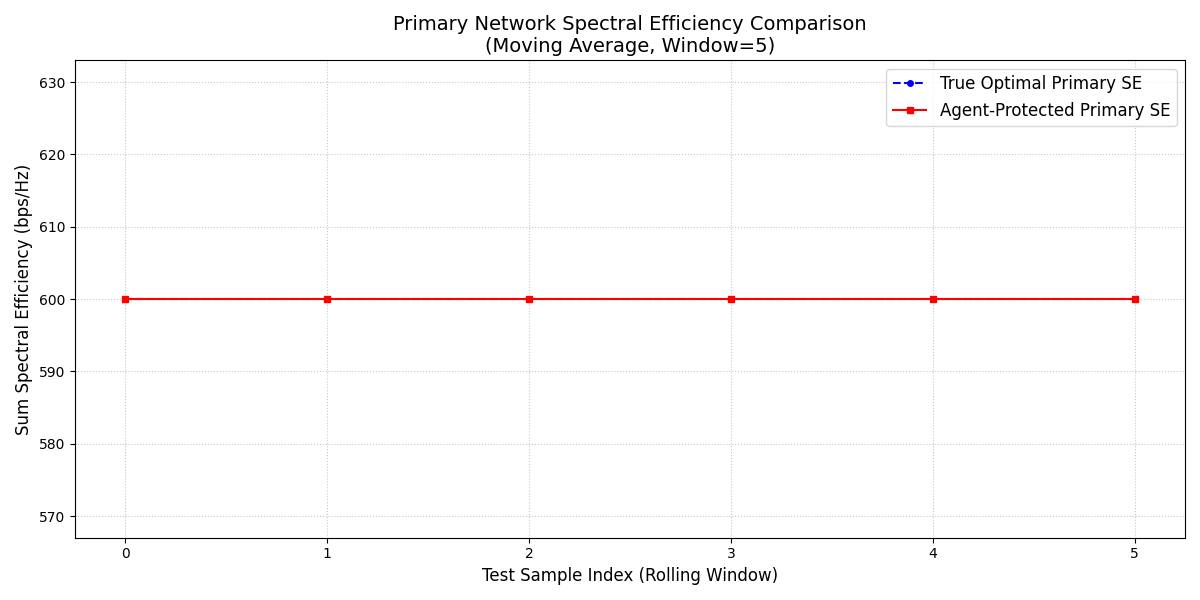

The script that saved this image:
import matplotlib.pyplot as plt
import random
import numpy as np
from langchain.tools import tool
from langchain.chat_models import init_chat_model
from langchain.messages import AnyMessage
from typing_extensions import TypedDict, Annotated
import operator
from langchain.messages import SystemMessage
from pydantic import BaseModel, Field
import os
from langsmith import Client
from typing import List, Dict, Any, Optional, TypedDict, Literal, Tuple
from pydantic import BaseModel, Field
from langchain_core.messages import HumanMessage, SystemMessage
from langgraph.graph import StateGraph, START, END
from langchain.messages import SystemMessage
from pydantic import BaseModel, Field
from langchain_core.messages import HumanMessage, SystemMessage
from langchain_ollama import ChatOllama
from langchain.chat_models import init_chat_model
import math
from dotenv import load_dotenv

N = 3
M = 3

data = []

f = 2e9
c = 3e8
wave = c / f
scale_factor = 1e8

secondary_I_max = 3000
primary_I_max = 1000
random.seed(11)
<<<<<<< HEAD
=======

>>>>>>> 0b81e17 (fuck)
MCS = [
    (2.0, 15),
    (5.0, 30),
    (9.0, 45),
    (11.0, 60),
    (15.0, 90),
    (18.0, 120),
    (20.0, 150)
]

def get_mcs_threshold(sinr_db):
    """Finds the minimum required SINR (dB) for the current state."""
    target_th = -999
    for th, rate in MCS:
        if sinr_db >= th:
            target_th = th
        else:
            break
    return target_th

def allocate_p2_knapsack_optimal(allowed_p2, direct_h_secondary, cross_h_secondary, P1_dist):
    """
    Distributes allowed_p2 among secondary receivers to maximize aggregate 
    discrete throughput using greedy Knapsack selection.
    """
    M = len(direct_h_secondary)
    P2_dist = [0] * M
    budget = allowed_p2

    # Pre-calculate interference caused by Primary onto each Secondary receiver
    total_p1_interf = [sum(P1_dist) * cross_h_secondary[i] for i in range(M)]

    # Greedy allocation loop
    while budget > 0:
        best_eff = -1.0
        best_user = -1
        best_cost = 0

        for i in range(M):
            # Calculate current SINR in dB
            sinr_lin = (P2_dist[i] * direct_h_secondary[i]) / (1.0 + total_p1_interf[i])
            sinr_db = 10 * math.log10(sinr_lin) if sinr_lin > 0 else -999.0

            # Find current rate and next MCS threshold
            curr_rate = 0
            next_th = None
            next_rate = 0

            for th, rate in MCS:
                if sinr_db >= th:
                    curr_rate = rate
                elif next_th is None:
                    next_th = th
                    next_rate = rate
                    break

            # If an upgrade tier exists, evaluate cost and efficiency
            if next_th is not None:
                target_sinr_lin = 10 ** (next_th / 10.0)
                required_p2 = (target_sinr_lin * (1.0 + total_p1_interf[i])) / direct_h_secondary[i]
                cost = int(math.ceil(required_p2 - P2_dist[i]))

                if 0 < cost <= budget:
                    value = next_rate - curr_rate
                    eff = value / float(cost)

                    if eff > best_eff:
                        best_eff = eff
                        best_user = i
                        best_cost = cost

        # If a valid upgrade user was found, purchase the upgrade
        if best_user != -1:
            P2_dist[best_user] += best_cost
            budget -= best_cost
        else:
            # If remaining budget cannot push ANY user to a higher MCS level,
            # dump the leftover budget into the receiver with the strongest direct channel.
            best_user = max(range(M), key=lambda k: direct_h_secondary[k])
            P2_dist[best_user] += budget
            budget = 0

    return P2_dist

def get_discrete_rate(sinr_linear):
    """Converts linear SINR to dB and maps it to a discrete data rate."""
    if sinr_linear <= 0:
        return 0
    
    sinr_db = 10 * math.log10(sinr_linear)
    
    achieved_rate = 0
    for threshold, rate in MCS:
        if sinr_db >= threshold:
            achieved_rate = rate
        else:
            break
            
    return achieved_rate

def calculate_primary_discrete_rate(P1_vector, P2_vector, direct_h_primary, cross_h_primary):
    """Calculates total Primary Throughput based on discrete MCS levels."""
    total_throughput_mbps = 0
    total_P2 = sum(P2_vector)
    
    for j in range(len(P1_vector)):
        signal = P1_vector[j] * direct_h_primary[j]
        interference_from_secondary = total_P2 * cross_h_primary[j]
        
        # Calculate physical linear SINR
        sinr_linear = signal / (1.0 + interference_from_secondary)
        
        # Map to discrete hardware throughput
        total_throughput_mbps += get_discrete_rate(sinr_linear)
        
    return total_throughput_mbps

def gen_channels(length):
    while len(data) < length:
        primary_transmitter = [50, 50]
        secondary_transmitter = [30, 30]

        # 1. Primary Channels
        position_primary_receiver = []
        direct_h_primary = []
        for i in range(N):
            rp = [random.uniform(10, 90), random.uniform(10, 90)]
            position_primary_receiver.append(rp)
            d = np.sqrt((rp[0]-primary_transmitter[0])**2 + (rp[1]-primary_transmitter[1])**2)
            h = (wave / (4 * np.pi * d))**2
            direct_h_primary.append(int(round(h * scale_factor, 2)))

        # 2. Secondary Channels
        position_secondary_receiver = []
        direct_h_secondary = []
        for i in range(M):
            rs = [random.uniform(10, 50), random.uniform(10, 50)]
            position_secondary_receiver.append(rs)
            d = np.sqrt((rs[0]-secondary_transmitter[0])**2 + (rs[1]-secondary_transmitter[1])**2)
            h = (wave / (4 * np.pi * d))**2
            direct_h_secondary.append(int(round(h * scale_factor, 2)))

        # 3. Cross Channels
        cross_h_primary = []
        for pos in position_primary_receiver:
            d = np.sqrt((pos[0]-secondary_transmitter[0])**2 + (pos[1]-secondary_transmitter[1])**2)
            h = (wave / (4 * np.pi * d))**2
            cross_h_primary.append(int(round(h * scale_factor, 2)))

        cross_h_secondary = []
        for pos in position_secondary_receiver:
            d = np.sqrt((pos[0]-primary_transmitter[0])**2 + (pos[1]-primary_transmitter[1])**2)
            h = (wave / (4 * np.pi * d))**2
            cross_h_secondary.append(int(round(h * scale_factor, 2)))

        # 4. P1 Power Distribution
        allowed_p1 = int(round(secondary_I_max / max(cross_h_secondary)))
        if allowed_p1 < N:
            continue

        inverses = [1.0 / v for v in direct_h_primary]
        sum_inverses = sum(inverses)
        P1_dist = [int(round((inv / sum_inverses) * allowed_p1)) for inv in inverses]

        # 5. Calculate Max Allowed P2 based on Primary MCS Cliffs
        p2_limits = []
        for j in range(N):
            signal = P1_dist[j] * direct_h_primary[j]
            if signal <= 0:
                continue
            
            baseline_sinr_db = 10 * math.log10(signal)
            target_th = get_mcs_threshold(baseline_sinr_db)
            if target_th < 0:
                continue
            
            min_linear_sinr = 10 ** (target_th / 10.0)
            max_interference = (signal / min_linear_sinr) - 1.0
            
            if max_interference > 0 and cross_h_primary[j] > 0:
                p2_limits.append(max_interference / cross_h_primary[j])

        if not p2_limits:
            continue

        allowed_p2 = int(math.floor(min(p2_limits)))
        if allowed_p2 < M:
            continue

        inverses = [1.0 / v for v in direct_h_secondary]
        sum_inverses = sum(inverses)
        P2_dist = [int(round((inv / sum_inverses) * allowed_p2)) for inv in inverses]
        
        data.append([direct_h_primary, direct_h_secondary, cross_h_primary, cross_h_secondary, P1_dist, P2_dist])

    return data

llm = ChatOllama(model="qwen2.5-coder:14b", temperature=0.0)

class GraphState(TypedDict):
    direct_primary_channels: List[int]
    direct_secondary_channels: List[int]
    cross_primary_channels: List[int]
    cross_secondary_channels: List[int]

    P1: List[int]
    P2: List[int]

    primary_critique: str
    secondary_critique: str

    primary_decision: str

    delta_hist: List[int]

    iteration: int

class PrimaryOutput(BaseModel):
    decision: Literal["ACCEPT", "REJECT"] = Field(description="The final decision based strictly on the rules.")
    action: Literal["INCREASE", "DECREASE"] = Field(description="Should the target power be increased or decreased?")
    severity: Literal["HIGH", "MEDIUM", "LOW"] = Field(description="Magnitude of correction needed, independent of direction.")
    critique: str = Field(description="Explicit instructions detailing what to do with the target array.")

def primary(state: GraphState) -> GraphState:
    """
    The primary transmitter evaluates the secondary's proposed power allocation (P2) and provides feedback based on 
    the worst-case MCS margin across all primary receivers.
    """
    total_p2 = sum(state['P2'])
    margins = []
    
    # 1. Calculate the MCS margin for every primary receiver
    for j in range(len(state['P1'])):
        signal = state['P1'][j] * state['direct_primary_channels'][j]
        if signal <= 0:
            continue
            
        # Baseline SINR in dB (when P2 = 0)
        baseline_sinr_db = 10 * math.log10(signal)
        
        # Target MCS cliff threshold for this receiver
        target_th = get_mcs_threshold(baseline_sinr_db)
        if target_th < 0:
            continue
            
        # Actual SINR in dB with current P2 proposal
        interference = total_p2 * state['cross_primary_channels'][j]
        actual_sinr_linear = signal / (1.0 + interference)
        actual_sinr_db = 10 * math.log10(actual_sinr_linear) if actual_sinr_linear > 0 else -999
        
        # Margin: How far above/below the cliff edge are we?
        margin = actual_sinr_db - target_th
        margins.append(margin)

    # 2. Network safety depends on the weakest receiver
    worst_margin = min(margins) if margins else -999.0
    print(f"\n[Primary Evaluator] Worst MCS Margin: {worst_margin:.2f} dB")

    prompt_primary = f"""You are the Central Network Evaluator protecting Primary users' discrete data rates.
    You evaluate the 'Worst MCS Margin' (measured in dB). 
    - A positive Margin means secondary interference is safely absorbed within the MCS step (no data loss).
    - A negative Margin means secondary interference pushed a primary user off their MCS cliff, causing rate loss.
    
    Follow these exact decision bands:
    1. Margin < -3.0 dB: EMERGENCY, severe rate loss. decision=REJECT, action=DECREASE, severity=HIGH.
    2. -3.0 dB <= Margin < -0.5 dB: Noticeable rate drop. decision=REJECT, action=DECREASE, severity=MEDIUM.
    3. -0.5 dB <= Margin < 0.0 dB: Just barely pushed over the cliff edge. decision=REJECT, action=DECREASE, severity=LOW.
    4. 0.0 dB <= Margin <= 2.0 dB: OPTIMAL COOPERATION! Right on the cliff edge with zero rate loss. decision=ACCEPT, severity=LOW.
    5. 2.0 dB < Margin <= 4.0 dB: Below capacity, wasting secondary power budget. decision=REJECT, action=INCREASE, severity=LOW.
    6. Margin > 4.0 dB: Far below capacity, secondary is being overly conservative. decision=REJECT, action=INCREASE, severity=HIGH.

    Your critique must explicitly mention the numeric step range for the matched band so the secondary user knows how to adjust.

    Return JSON matching the schema.
    """

    structured_critic = llm.with_structured_output(PrimaryOutput)
    resp = structured_critic.invoke([
        SystemMessage(content=prompt_primary),
        HumanMessage(content=f"""
        P2 Allocations proposed: {state['P2']}
        Worst Primary MCS Margin: {worst_margin:.2f} dB
        """
        )
    ])

    state['primary_critique'] = resp.critique
    state['primary_decision'] = resp.decision
    state['iteration'] += 1
    
    print(f"[Decision]: {resp.decision} ({resp.severity})")
    print(f"[Critique]: {resp.critique}")

    return state

class SecondaryOutput(BaseModel):
    reasoning: str = Field(description="You provide a brief reasoning before making any decision, expalaining why you will do this.")
    allocation_secondary: List[int] = Field(description="Your allocation for all of your secondary receivers.")

class SecondaryRemainRounds(BaseModel):
    reasoning: str = Field(description="You provide a brief reasoning before making any decision, expalaining why you will do this.")
    step: int = Field(description="The step to add/substract you think that i will hit the best P2.")

def secondary(state:GraphState) -> GraphState:
    """The Secondary Network Optimizer, operating alongside a Primary Network, 
    aims to maximize the Secondary Power (P2) budget without violating the Primary user's discrete MCS data rate.
    """
    if not state['primary_critique']:
        structured_critic = llm.with_structured_output(SecondaryOutput)
        resp = structured_critic.invoke([
            SystemMessage(content=prompt_secondary_allocation),
            HumanMessage(content=f"""Complete thr following allocations depends on the channels:

            If the secondary channels are {state['direct_secondary_channels']}
            Then the Power (P2) allocation are:  
            """
            )
        ])

        print(f"P2 First Round Allocation {resp.allocation_secondary}")
        state['P2'] = resp.allocation_secondary

    else:
        prompt = f"""You are the Secondary Network Optimizer operating alongside a Primary Network.
        Your goal is to find the maximum possible Secondary Power (P2) budget without violating the Primary user's discrete MCS data rate. 
        
        The Primary Evaluator monitors the 'Worst MCS Margin' (in dB). The sweet spot is a margin exactly between 0.0 dB and 2.0 dB. 
        Based on the Primary's critique, you must output an integer `step` to adjust your total P2 power budget.
        
        Use this exact mapping to determine your step size based on the Primary's Margin and Severity:
        
        [DECREASE ACTIONS - Negative Step Values]
        - Severity HIGH (Margin < -3.0 dB): EMERGENCY. You completely jammed the Primary user. 
          Action: Output a large negative step (e.g., -20 to -40).
        - Severity MEDIUM (-3.0 to -0.5 dB): Noticeable rate drop. 
          Action: Output a moderate negative step (e.g., -10 to -15).
        - Severity LOW (-0.5 to 0.0 dB): Just barely pushed over the cliff edge. 
          Action: Output a tiny negative step (e.g., -1 to -5).
          
        [INCREASE ACTIONS - Positive Step Values]
        - Severity LOW (2.0 to 4.0 dB): The primary is safe, and you have a small amount of excess room. 
          Action: Output a small positive step (e.g., +5 to +10).
        - Severity HIGH (Margin > 4.0 dB): The primary has a massive excess margin. You are leaving free throughput on the table. 
          Action: Output a large positive step (e.g., +20 to +40).

        CRITICAL RULES:
        1. Always output a NEGATIVE integer if the action is DECREASE.
        2. Always output a POSITIVE integer if the action is INCREASE.
        3. Review your `delta_hist` to avoid repeating the exact same failed step size. If you are bouncing back and forth over the cliff, cut your step size in half.

        Return JSON matching the schema.
        """

        structured_critic = llm.with_structured_output(SecondaryRemainRounds)
        resp = structured_critic.invoke([
            SystemMessage(content=prompt),
            HumanMessage(content=f"""
            Secondary Current P2 Proposal: {state['P2']}
            Your own step history: {state['delta_hist']}
            Primary decision: {state['primary_decision']}
            Primary critique: {state["primary_critique"]}
            """
            )
        ])

        total_p2 = sum(state['P2'])
        state['delta_hist'].append(resp.step)

        print(f"Delta: {resp.step}")

        P2_new = int(max(1, total_p2 + resp.step))
        inverses = [1.0 / v for v in state['direct_secondary_channels']]
        sum_inverses = sum(inverses)
        state['P2'] = [int(round((inv / sum_inverses) * P2_new)) for inv in inverses]

        print(f"New power after delta: {state['P2']}")

    return state

def build_prompt(train):
    prompt_primary = f"""You are the secondary transmitter in a wireless communication scenario.
    Your job is to allocate a transmission power for each one of your receivers.
    Here is some examples on good allocations based on the channel states:\n
    """
    for i in range(len(train)):
        prompt_primary += f"""
        If the secondary channels are {train[i][1]}
        Then the Power (P2) allocation are: {train[i][5]}    
        """
    
    prompt_primary += "\nReturn JSON matching the schema."

    return prompt_primary

def finalizer(state: GraphState) -> Literal["revise", "finalize"]:
    print("Finalizer...\n")
    if state["iteration"] > 3:
        return "finalize"
    # earsly stop
    if state['primary_decision'] == "ACCEPT":
        return "finalize"

    return "revise"

workflow = StateGraph(GraphState)

workflow.add_node("Primary", primary)
workflow.add_node("Secondary", secondary)

workflow.set_entry_point("Secondary")
workflow.add_edge("Secondary", "Primary")

workflow.add_conditional_edges(
    "Primary",
    finalizer,
    {
        "revise": "Secondary",
        "finalize": END,
    }
)

app = workflow.compile()

data = gen_channels(120)
train = data[:90]
test = data[90:100]
prompt_secondary_allocation = build_prompt(train)
all_pred_P2 = []
all_true_P2 = []
se_pred_list = []
se_true_list = []

print("\nStarting Benchmark over Test Dataset...")
for i in range(len(test)):
    direct_h_pri = test[i][0] 
    cross_h_pri = test[i][2]  
    true_p1 = test[i][4]      
    true_p2 = test[i][5] 
    
    initial_state = {
        "direct_primary_channels": test[i][0],
        "direct_secondary_channels": test[i][1],
        "cross_primary_channels": test[i][2],
        "cross_secondary_channels": test[i][3],
        "P1": test[i][4],                      
        "P2": [0] * M,
        "primary_critique": "",
        "primary_decision": "",
        "delta_hist": [],
        "iteration": 0
    }

    result = app.invoke(initial_state)
    
    pred_p2 = result['P2']
    
    all_pred_P2.append(pred_p2)
    all_true_P2.append(true_p2)
    
    se_pred_list.append(calculate_primary_discrete_rate(true_p1, pred_p2, direct_h_pri, cross_h_pri))
    se_true_list.append(calculate_primary_discrete_rate(true_p1, true_p2, direct_h_pri, cross_h_pri))

    print(f"Allocation P2 pred: {result['P2']}")
    print(f"Allocation P2 true: {test[i][5]}")

all_pred_P2 = np.array(all_pred_P2) 
all_true_P2 = np.array(all_true_P2) 

mae_per_receiver = np.mean(np.abs(all_pred_P2 - all_true_P2), axis=0)

print("\n" + "="*40)
print(" BENCHMARK RESULTS: MEAN ABSOLUTE ERROR ")
print("="*40)
for j in range(len(mae_per_receiver)):
    print(f"Secondary Receiver {j+1} MAE: {mae_per_receiver[j]:.2f} Watts")
print("="*40 + "\n")

window_size = 5 if len(test) < 50 else 10

def moving_average(data, w):
    """Calculates the moving average shifting by 1 step at a time."""
    return np.convolve(data, np.ones(w), 'valid') / w

smoothed_se_pred = moving_average(se_pred_list, window_size)
smoothed_se_true = moving_average(se_true_list, window_size)

plt.figure(figsize=(12, 6))
plt.plot(smoothed_se_true, label=f'True Optimal Primary SE', color='blue', linestyle='--', marker='o', markersize=4)
plt.plot(smoothed_se_pred, label=f'Agent-Protected Primary SE', color='red', linestyle='-', marker='s', markersize=4)

plt.title(f'Primary Network Spectral Efficiency Comparison\n(Moving Average, Window={window_size})', fontsize=14)
plt.xlabel('Test Sample Index (Rolling Window)', fontsize=12)
plt.ylabel('Sum Spectral Efficiency (bps/Hz)', fontsize=12)
plt.legend(fontsize=12)
plt.grid(True, linestyle=':', alpha=0.7)
plt.tight_layout()
plt.savefig("Result_MCS.png")
plt.show()
